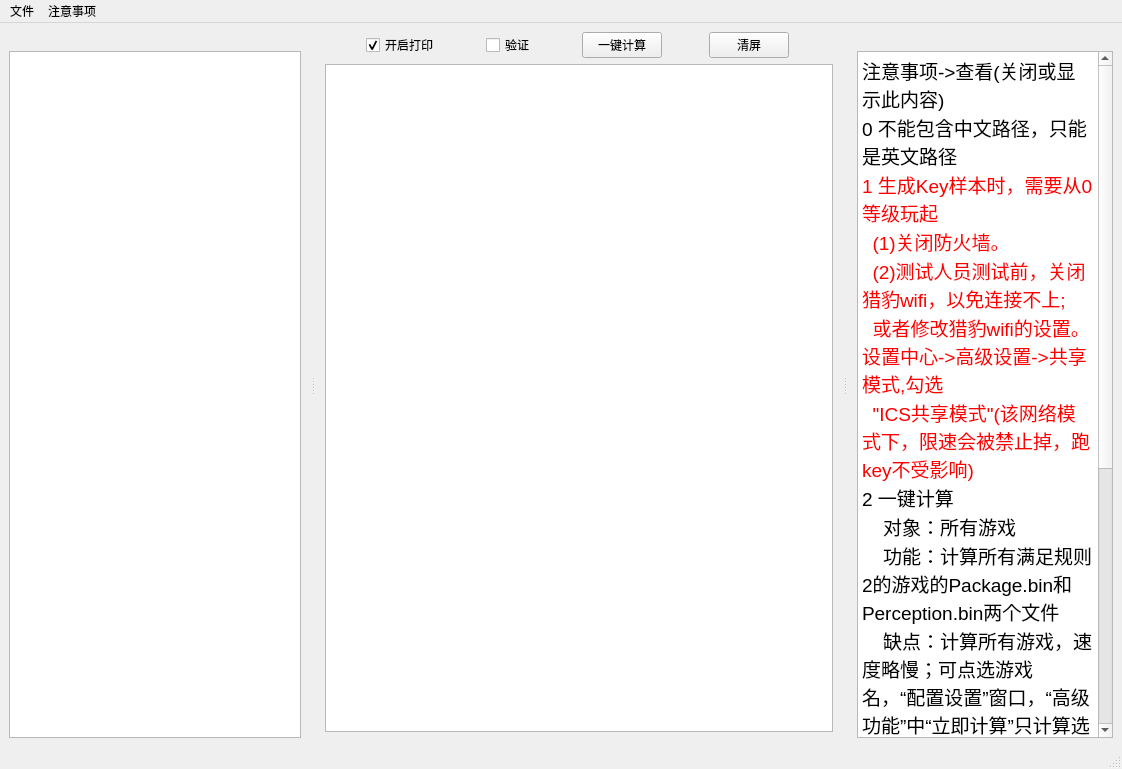
<?xml version="1.0" encoding="UTF-8"?>
<ui version="4.0">
 <class>MainWindow</class>
 <widget class="QMainWindow" name="MainWindow">
  <property name="geometry">
   <rect>
    <x>0</x>
    <y>0</y>
    <width>1122</width>
    <height>769</height>
   </rect>
  </property>
  <property name="windowTitle">
   <string>PredictTool</string>
  </property>
  <widget class="QWidget" name="centralwidget">
   <layout class="QHBoxLayout" name="horizontalLayout_6">
    <item>
     <layout class="QVBoxLayout" name="verticalLayout_2">
      <item>
       <layout class="QHBoxLayout" name="horizontalLayout_2">
        <item>
         <widget class="QCheckBox" name="mStartPrint">
          <property name="sizePolicy">
           <sizepolicy hsizetype="Fixed" vsizetype="Fixed">
            <horstretch>0</horstretch>
            <verstretch>0</verstretch>
           </sizepolicy>
          </property>
          <property name="text">
           <string>开启打印</string>
          </property>
          <property name="checked">
           <bool>true</bool>
          </property>
         </widget>
        </item>
        <item>
         <widget class="QCheckBox" name="mCheckStart">
          <property name="sizePolicy">
           <sizepolicy hsizetype="Fixed" vsizetype="Fixed">
            <horstretch>0</horstretch>
            <verstretch>0</verstretch>
           </sizepolicy>
          </property>
          <property name="text">
           <string>验证</string>
          </property>
         </widget>
        </item>
        <item>
         <widget class="QPushButton" name="mCalculateAll">
          <property name="sizePolicy">
           <sizepolicy hsizetype="Fixed" vsizetype="Fixed">
            <horstretch>0</horstretch>
            <verstretch>0</verstretch>
           </sizepolicy>
          </property>
          <property name="text">
           <string>一键计算</string>
          </property>
         </widget>
        </item>
        <item>
         <widget class="QPushButton" name="mClearTextEditor">
          <property name="sizePolicy">
           <sizepolicy hsizetype="Fixed" vsizetype="Fixed">
            <horstretch>0</horstretch>
            <verstretch>0</verstretch>
           </sizepolicy>
          </property>
          <property name="text">
           <string>清屏</string>
          </property>
         </widget>
        </item>
       </layout>
      </item>
      <item>
       <layout class="QHBoxLayout" name="horizontalLayout_5">
        <item>
         <widget class="QTextEdit" name="mTextEdit">
          <property name="enabled">
           <bool>true</bool>
          </property>
          <property name="font">
           <font>
            <family>Microsoft JhengHei</family>
            <pointsize>16</pointsize>
           </font>
          </property>
          <property name="readOnly">
           <bool>true</bool>
          </property>
         </widget>
        </item>
       </layout>
      </item>
      <item>
       <layout class="QHBoxLayout" name="horizontalLayout">
        <property name="bottomMargin">
         <number>0</number>
        </property>
        <item>
         <widget class="PredictKeyHandleUI" name="mKeyUi" native="true"/>
        </item>
       </layout>
      </item>
     </layout>
    </item>
   </layout>
  </widget>
  <widget class="QMenuBar" name="menubar">
   <property name="geometry">
    <rect>
     <x>0</x>
     <y>0</y>
     <width>1122</width>
     <height>23</height>
    </rect>
   </property>
   <widget class="QMenu" name="menuFile">
    <property name="title">
     <string>文件</string>
    </property>
    <addaction name="mActionDocument"/>
    <addaction name="mActionOpen"/>
    <addaction name="separator"/>
    <addaction name="mActionAbout"/>
    <addaction name="mActionPreferences"/>
   </widget>
   <widget class="QMenu" name="menu">
    <property name="title">
     <string>注意事项</string>
    </property>
    <addaction name="mNoticeSomething"/>
   </widget>
   <addaction name="menuFile"/>
   <addaction name="menu"/>
  </widget>
  <widget class="QDockWidget" name="mGameDockWidget">
   <property name="enabled">
    <bool>true</bool>
   </property>
   <property name="minimumSize">
    <size>
     <width>310</width>
     <height>700</height>
    </size>
   </property>
   <property name="floating">
    <bool>false</bool>
   </property>
   <property name="features">
    <set>QDockWidget::DockWidgetMovable</set>
   </property>
   <property name="allowedAreas">
    <set>Qt::AllDockWidgetAreas</set>
   </property>
   <attribute name="dockWidgetArea">
    <number>1</number>
   </attribute>
   <widget class="QWidget" name="dockWidgetContents">
    <layout class="QVBoxLayout" name="verticalLayout">
     <item>
      <widget class="QTreeView" name="treeView">
       <property name="sizePolicy">
        <sizepolicy hsizetype="Preferred" vsizetype="Preferred">
         <horstretch>0</horstretch>
         <verstretch>0</verstretch>
        </sizepolicy>
       </property>
       <property name="contextMenuPolicy">
        <enum>Qt::CustomContextMenu</enum>
       </property>
      </widget>
     </item>
    </layout>
   </widget>
  </widget>
  <widget class="QStatusBar" name="statusBar">
   <property name="styleSheet">
    <string notr="true">color:rgb(255, 1, 5)</string>
   </property>
  </widget>
  <widget class="QDockWidget" name="dockWidget">
   <property name="features">
    <set>QDockWidget::NoDockWidgetFeatures</set>
   </property>
   <attribute name="dockWidgetArea">
    <number>2</number>
   </attribute>
   <widget class="QWidget" name="dockWidgetContents_2">
    <layout class="QVBoxLayout" name="verticalLayout_3">
     <item>
      <widget class="QTextEdit" name="mNoticeContent">
       <property name="documentTitle">
        <string>注意事项</string>
       </property>
       <property name="readOnly">
        <bool>true</bool>
       </property>
       <property name="html">
        <string>&lt;!DOCTYPE HTML PUBLIC &quot;-//W3C//DTD HTML 4.0//EN&quot; &quot;http://www.w3.org/TR/REC-html40/strict.dtd&quot;&gt;
&lt;html&gt;&lt;head&gt;&lt;meta name=&quot;qrichtext&quot; content=&quot;1&quot; /&gt;&lt;title&gt;注意事项&lt;/title&gt;&lt;style type=&quot;text/css&quot;&gt;
p, li { white-space: pre-wrap; }
&lt;/style&gt;&lt;/head&gt;&lt;body style=&quot; font-family:'SimSun'; font-size:9pt; font-weight:400; font-style:normal;&quot;&gt;
&lt;p style=&quot; margin-top:0px; margin-bottom:0px; margin-left:0px; margin-right:0px; -qt-block-indent:0; text-indent:0px;&quot;&gt;&lt;span style=&quot; font-size:14pt;&quot;&gt;注意事项-&amp;gt;查看(关闭或显示此内容)&lt;/span&gt;&lt;/p&gt;
&lt;p style=&quot; margin-top:0px; margin-bottom:0px; margin-left:0px; margin-right:0px; -qt-block-indent:0; text-indent:0px;&quot;&gt;&lt;span style=&quot; font-size:14pt;&quot;&gt;0 不能包含中文路径，只能是英文路径&lt;/span&gt;&lt;/p&gt;
&lt;p style=&quot; margin-top:0px; margin-bottom:0px; margin-left:0px; margin-right:0px; -qt-block-indent:0; text-indent:0px;&quot;&gt;&lt;span style=&quot; font-size:14pt; color:#ff0000;&quot;&gt;1 生成Key样本时，需要从0等级玩起&lt;/span&gt;&lt;/p&gt;
&lt;p style=&quot; margin-top:0px; margin-bottom:0px; margin-left:0px; margin-right:0px; -qt-block-indent:0; text-indent:0px;&quot;&gt;&lt;span style=&quot; font-size:14pt; color:#ff0000;&quot;&gt;  (1)关闭防火墙。&lt;/span&gt;&lt;/p&gt;
&lt;p style=&quot; margin-top:0px; margin-bottom:0px; margin-left:0px; margin-right:0px; -qt-block-indent:0; text-indent:0px;&quot;&gt;&lt;span style=&quot; font-size:14pt; color:#ff0000;&quot;&gt;  (2)测试人员测试前，关闭猎豹wifi，以免连接不上;&lt;/span&gt;&lt;/p&gt;
&lt;p style=&quot; margin-top:0px; margin-bottom:0px; margin-left:0px; margin-right:0px; -qt-block-indent:0; text-indent:0px;&quot;&gt;&lt;span style=&quot; font-size:14pt; color:#ff0000;&quot;&gt;  或者修改猎豹wifi的设置。设置中心-&amp;gt;高级设置-&amp;gt;共享模式,勾选&lt;/span&gt;&lt;/p&gt;
&lt;p style=&quot; margin-top:0px; margin-bottom:0px; margin-left:0px; margin-right:0px; -qt-block-indent:0; text-indent:0px;&quot;&gt;&lt;span style=&quot; font-size:14pt; color:#ff0000;&quot;&gt;  &amp;quot;ICS共享模式&amp;quot;(该网络模式下，限速会被禁止掉，跑key不受影响)&lt;/span&gt;&lt;/p&gt;
&lt;p style=&quot; margin-top:0px; margin-bottom:0px; margin-left:0px; margin-right:0px; -qt-block-indent:0; text-indent:0px;&quot;&gt;&lt;span style=&quot; font-size:14pt; color:#000000;&quot;&gt;2 一键计算&lt;/span&gt;&lt;/p&gt;
&lt;p style=&quot; margin-top:0px; margin-bottom:0px; margin-left:0px; margin-right:0px; -qt-block-indent:0; text-indent:0px;&quot;&gt;&lt;span style=&quot; font-size:14pt; color:#000000;&quot;&gt;    对象：所有游戏&lt;/span&gt;&lt;/p&gt;
&lt;p style=&quot; margin-top:0px; margin-bottom:0px; margin-left:0px; margin-right:0px; -qt-block-indent:0; text-indent:0px;&quot;&gt;&lt;span style=&quot; font-size:14pt; color:#000000;&quot;&gt;    功能：计算所有满足规则2的游戏的Package.bin和Perception.bin两个文件&lt;/span&gt;&lt;/p&gt;
&lt;p style=&quot; margin-top:0px; margin-bottom:0px; margin-left:0px; margin-right:0px; -qt-block-indent:0; text-indent:0px;&quot;&gt;&lt;span style=&quot; font-size:14pt; color:#000000;&quot;&gt;    缺点：计算所有游戏，速度略慢；可点选游戏名，“配置设置”窗口，“高级功能”中“立即计算”只计算选中的游戏&lt;/span&gt;&lt;/p&gt;
&lt;p style=&quot; margin-top:0px; margin-bottom:0px; margin-left:0px; margin-right:0px; -qt-block-indent:0; text-indent:0px;&quot;&gt;&lt;span style=&quot; font-size:14pt; color:#ff0000;&quot;&gt;3 验证&lt;/span&gt;&lt;/p&gt;
&lt;p style=&quot; margin-top:0px; margin-bottom:0px; margin-left:0px; margin-right:0px; -qt-block-indent:0; text-indent:0px;&quot;&gt;&lt;span style=&quot; font-size:14pt; color:#ff0000;&quot;&gt;    对象：所有游戏&lt;/span&gt;&lt;/p&gt;
&lt;p style=&quot; margin-top:0px; margin-bottom:0px; margin-left:0px; margin-right:0px; -qt-block-indent:0; text-indent:0px;&quot;&gt;&lt;span style=&quot; font-size:14pt; color:#ff0000;&quot;&gt;    功能：验证计算的结果预测准确性。观察打印数据&lt;/span&gt;&lt;/p&gt;
&lt;p style=&quot; margin-top:0px; margin-bottom:0px; margin-left:0px; margin-right:0px; -qt-block-indent:0; text-indent:0px;&quot;&gt;&lt;span style=&quot; font-size:14pt; color:#ff0000;&quot;&gt;    注意：每一个游戏只对一个玩家进行验证，并不是该游戏的所有玩家；开启验证后，重新连接即可&lt;/span&gt;&lt;/p&gt;
&lt;p style=&quot; margin-top:0px; margin-bottom:0px; margin-left:0px; margin-right:0px; -qt-block-indent:0; text-indent:0px;&quot;&gt;&lt;span style=&quot; font-size:14pt; color:#000000;&quot;&gt;4 验证结果比较满意的情况下，使用生成的Package.bin文件打包资源&lt;/span&gt;&lt;/p&gt;
&lt;p style=&quot; margin-top:0px; margin-bottom:0px; margin-left:0px; margin-right:0px; -qt-block-indent:0; text-indent:0px;&quot;&gt;&lt;span style=&quot; font-size:14pt; color:#ff0000;&quot;&gt;5 点击右边游戏名，右键，选择 打开目录，可以快速定位到磁盘目录&lt;/span&gt;&lt;/p&gt;&lt;/body&gt;&lt;/html&gt;</string>
       </property>
      </widget>
     </item>
    </layout>
   </widget>
  </widget>
  <action name="mActionDocument">
   <property name="text">
    <string>打开文档</string>
   </property>
  </action>
  <action name="mActionOpen">
   <property name="text">
    <string>打开所在目录</string>
   </property>
  </action>
  <action name="mActionAbout">
   <property name="text">
    <string>关于</string>
   </property>
  </action>
  <action name="mActionPreferences">
   <property name="text">
    <string>配置设置</string>
   </property>
  </action>
  <action name="mNotice">
   <property name="text">
    <string>注意事项</string>
   </property>
  </action>
  <action name="mNoticeSomething">
   <property name="text">
    <string>查看</string>
   </property>
  </action>
 </widget>
 <customwidgets>
  <customwidget>
   <class>PredictKeyHandleUI</class>
   <extends>QWidget</extends>
   <header>PredictKeyHandleUI.h</header>
   <container>1</container>
  </customwidget>
 </customwidgets>
 <resources>
  <include location="Icons.qrc"/>
 </resources>
 <connections>
  <connection>
   <sender>mClearTextEditor</sender>
   <signal>clicked()</signal>
   <receiver>MainWindow</receiver>
   <slot>onClearText()</slot>
   <hints>
    <hint type="sourcelabel">
     <x>773</x>
     <y>39</y>
    </hint>
    <hint type="destinationlabel">
     <x>885</x>
     <y>-34</y>
    </hint>
   </hints>
  </connection>
  <connection>
   <sender>mCalculateAll</sender>
   <signal>clicked()</signal>
   <receiver>MainWindow</receiver>
   <slot>onCalculateAll()</slot>
   <hints>
    <hint type="sourcelabel">
     <x>693</x>
     <y>42</y>
    </hint>
    <hint type="destinationlabel">
     <x>721</x>
     <y>-29</y>
    </hint>
   </hints>
  </connection>
  <connection>
   <sender>mCheckStart</sender>
   <signal>toggled(bool)</signal>
   <receiver>MainWindow</receiver>
   <slot>onCheckNow(bool)</slot>
   <hints>
    <hint type="sourcelabel">
     <x>611</x>
     <y>42</y>
    </hint>
    <hint type="destinationlabel">
     <x>636</x>
     <y>-37</y>
    </hint>
   </hints>
  </connection>
 </connections>
 <slots>
  <slot>onDisconnect()</slot>
  <slot>onStartServer()</slot>
  <slot>onChangeIP()</slot>
  <slot>onChangePort()</slot>
  <slot>onStatisticKeys()</slot>
  <slot>onGnerateKeys()</slot>
  <slot>onPredict()</slot>
  <slot>onCheckCorrect()</slot>
  <slot>onClearText()</slot>
  <slot>onCalculateAll()</slot>
  <slot>onCheckNow(bool)</slot>
 </slots>
</ui>
